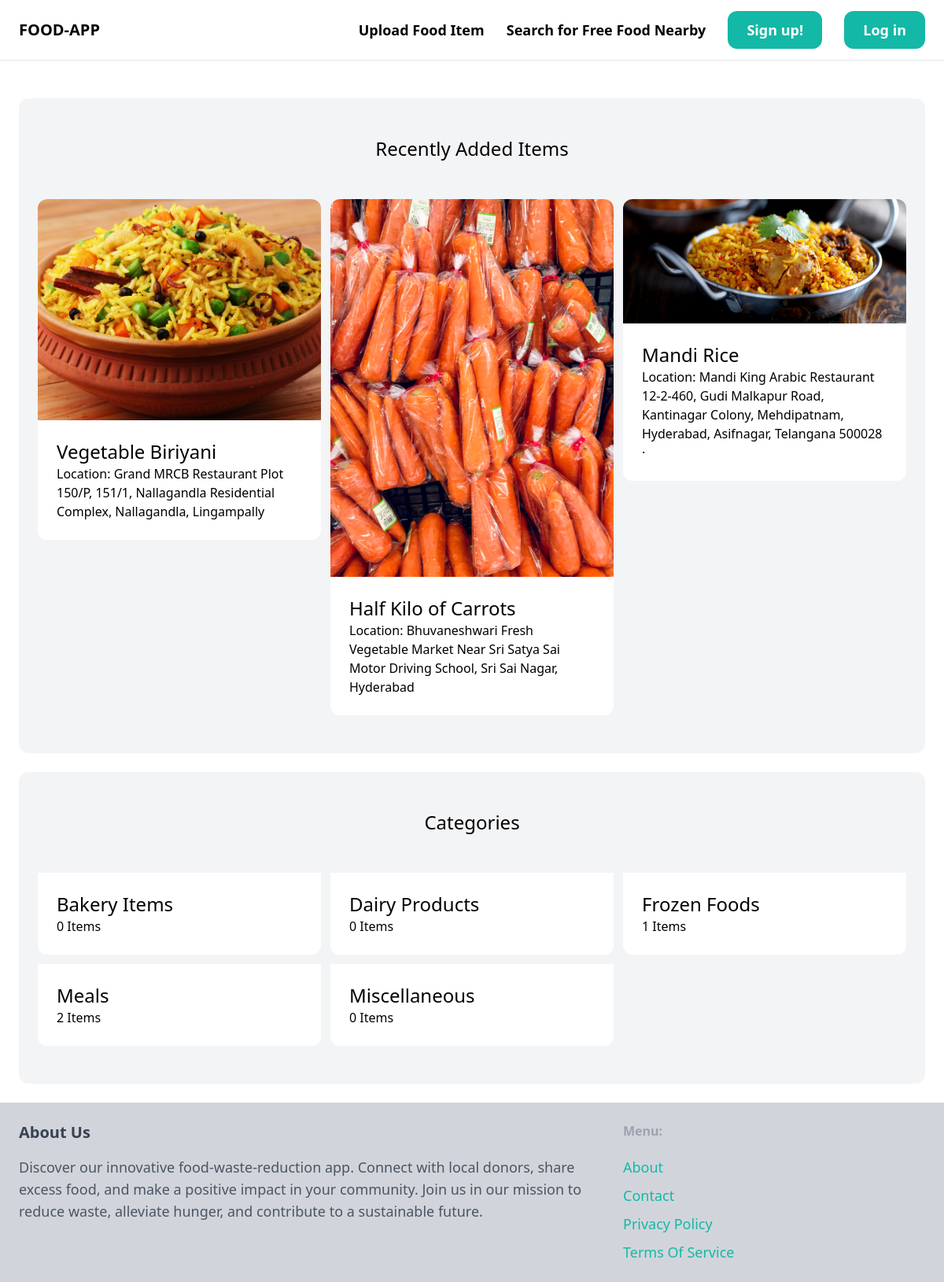
The page / on the database its author committed.
### item/models.py (models this page shows, shortened)
class Item(models.Model):
    category =  models.ForeignKey(Category, related_name='items', on_delete=models.CASCADE)
    name = models.CharField(max_length=255)
    descriptions = models.TextField(blank=True, null=True)
    location = models.TextField(blank=True, null=True)
    image = models.ImageField(upload_to='item_images', blank=True, null=True)
    is_collected = models.BooleanField(default=False)
    created_by = models.ForeignKey(User, related_name='items', on_delete=models.CASCADE)
    created_at = models.DateTimeField(auto_now_add=True)

class Category(models.Model):
    name = models.CharField(max_length=255)
    class Meta:
        ordering = ('name',)
        verbose_name_plural = 'Categories'

### core/views.py (the view)
# urls.py: path('', views.index, name='index'),
def index(request):
    items =  Item.objects.filter(is_collected=False)[0:5]
    Categories = Category.objects.all()
    return render(request, 'core/index.html',{
        'categories': Categories,
        'items': items,
    })

### core/templates/core/index.html (shortened to what this page needs)
{% extends 'core/base.html' %}
{% block content %}
 <div class="mt-6 px-6 py-12 bg-gray-100 rounded-xl">
    <h2 class="mb-12 text-2xl text-center">Recently Added Items</h2>
    <div class ="grid grid-cols-3 gap-3">
        {% for item in items %}
        <div>
            <a href="{% url 'item:detail' item.id  %}">
                <div>
                    <img src="{{ item.image.url }}" class="rounded-t-xl">
                </div>
                <div class="p-6 bg-white rounded-b-xl">
                    <h2 class="text-2xl">{{ item.name }}</h2>
                    <p class="text-gray-500-">Location: {{item.location}}</p>
                </div>
            </a>
        </div>
        {% endfor %}
    </div>
 </div>
 <div class="mt-6 px-6 py-12 bg-gray-100 rounded-xl">
    <h2 class="mb-12 text-2xl text-center">Categories</h2>
    <div class ="grid grid-cols-3 gap-3">
          {% for category in  categories %}
          <div>
            <a href="#">
                <div class="p-6 bg-white rounded-b-xl">
                    <h2 class="text-2xl">{{ category.name }}</h2>
                    <p class="text-gray-500-">{{ category.items.count }} Items</p>
                </div>
            </a>
        </div>
          {% endfor %}
    </div>
 </div>
{% endblock %}

### core/templates/core/base.html (shortened to what this page needs)
<!doctype html>
<html>
<head>
    <script src="https://cdn.tailwindcss.com"></script>
</head>
<body>
    <nav class="py-6 px-6 flex justify-between items-center border-b border-gray-200">
        <a href="/" class="text-xl font-semibold">FOOD-APP</a>
        <div class ="space-x-6">
            <a href="#" class="text-lg font-semibold hover:text-pink-500">Upload Food Item</a>
            <a href="#" class="text-lg font-semibold hover:text-pink-500">Search for Free Food Nearby</a>
            <a href="#" class=" px-6 py-3 text-lg font-semibold bg-teal-500 text-white rounded-xl hover:bg-teal-700">Sign up!</a>
            <a href="#" class=" px-6 py-3 text-lg font-semibold bg-teal-500 text-white rounded-xl hover:bg-teal-700">Log in</a>
        </div>
    </nav>
    <div class="px-6 py-6">
        {% block content %}
        {% endblock %}
    </div>
    <footer class="py-6 px-6 flex justify-between bg-gray-300">
        <div class="w-2/3 pr-8">
            <h3 class="mb-4 text-xl font-bold text-gray-700">About Us</h3>
            <p class="text-lg text-gray-600 leading-7">
                Discover our innovative food-waste-reduction app. Connect with local donors, share excess food, and make a positive impact in your community. Join us in our mission to reduce waste, alleviate hunger, and contribute to a sustainable future.
            </p>
            </div>
            <div class="w-1/3">
                <h3 class="mb-5 font-semibold text-gray-400">Menu:</h3>
                <ul class="space-y-2">
                    <li><a href="#" class="text-lg text-teal-500 hover:text-teal-700">About</a></li>
                    <li><a href="{% url 'contact' %}" class="text-lg text-teal-500 hover:text-teal-700">Contact</a></li>
                    <li><a href="#" class="text-lg text-teal-500 hover:text-teal-700">Privacy Policy</a></li>
                    <li><a href="#" class="text-lg text-teal-500 hover:text-teal-700">Terms Of Service</a></li>
                </ul>
            </div>
    </footer>
</body>
</html>

### rows shown on the page
Item: image (picture), name "Vegetable Biriyani", location "Grand MRCB Restaurant Plot 150/P, 151/1, Nallagandla Residential Complex, Nallagandla, Lingampally"
Item: image (picture), name "Half Kilo of Carrots", location "Bhuvaneshwari Fresh Vegetable Market Near Sri Satya Sai Motor Driving School, Sri Sai Nagar, Hyderabad"
Item: image (picture), name "Mandi Rice", location "Mandi King Arabic Restaurant 12-2-460, Gudi Malkapur Road, Kantinagar Colony, Mehdipatnam, Hyderabad, Asifnagar, Telangana 500028 ·"
Category: name "Bakery Items", items.count "0"
Category: name "Dairy Products", items.count "0"
Category: name "Frozen Foods", items.count "1"
Category: name "Meals", items.count "2"
Category: name "Miscellaneous", items.count "0"
